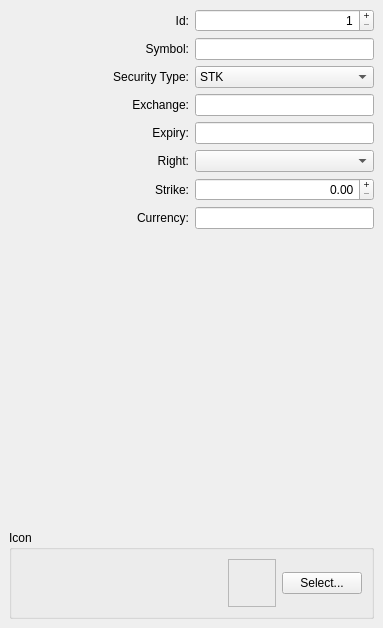
       <widget class="QWidget" name="symbolPage" >
        <property name="geometry" >
         <rect>
          <x>2</x>
          <y>2</y>
          <width>383</width>
          <height>628</height>
         </rect>
        </property>
        <layout class="QVBoxLayout" >
         <property name="spacing" >
          <number>6</number>
         </property>
         <property name="margin" >
          <number>9</number>
         </property>
         <item>
          <layout class="QHBoxLayout" >
           <property name="spacing" >
            <number>6</number>
           </property>
           <property name="margin" >
            <number>0</number>
           </property>
           <item>
            <layout class="QGridLayout" >
             <property name="margin" >
              <number>0</number>
             </property>
             <property name="spacing" >
              <number>6</number>
             </property>
             <item row="1" column="0" >
              <widget class="QLabel" name="label" >
               <property name="sizePolicy" >
                <sizepolicy vsizetype="Preferred" hsizetype="Expanding" >
                 <horstretch>0</horstretch>
                 <verstretch>0</verstretch>
                </sizepolicy>
               </property>
               <property name="text" >
                <string>Symbol:</string>
               </property>
               <property name="alignment" >
                <set>Qt::AlignRight|Qt::AlignTrailing|Qt::AlignVCenter</set>
               </property>
              </widget>
             </item>
             <item row="4" column="0" >
              <widget class="QLabel" name="label" >
               <property name="text" >
                <string>Expiry:</string>
               </property>
               <property name="alignment" >
                <set>Qt::AlignRight|Qt::AlignTrailing|Qt::AlignVCenter</set>
               </property>
              </widget>
             </item>
             <item row="0" column="1" >
              <widget class="QSpinBox" name="idSpin" >
               <property name="alignment" >
                <set>Qt::AlignRight</set>
               </property>
               <property name="buttonSymbols" >
                <enum>QAbstractSpinBox::PlusMinus</enum>
               </property>
               <property name="minimum" >
                <number>1</number>
               </property>
               <property name="maximum" >
                <number>99999</number>
               </property>
               <property name="value" >
                <number>1</number>
               </property>
              </widget>
             </item>
             <item row="0" column="0" >
              <widget class="QLabel" name="label" >
               <property name="sizePolicy" >
                <sizepolicy vsizetype="Preferred" hsizetype="Expanding" >
                 <horstretch>0</horstretch>
                 <verstretch>0</verstretch>
                </sizepolicy>
               </property>
               <property name="text" >
                <string>Id:</string>
               </property>
               <property name="alignment" >
                <set>Qt::AlignRight|Qt::AlignTrailing|Qt::AlignVCenter</set>
               </property>
              </widget>
             </item>
             <item row="2" column="0" >
              <widget class="QLabel" name="label" >
               <property name="sizePolicy" >
                <sizepolicy vsizetype="Preferred" hsizetype="Expanding" >
                 <horstretch>0</horstretch>
                 <verstretch>0</verstretch>
                </sizepolicy>
               </property>
               <property name="text" >
                <string>Security Type:</string>
               </property>
               <property name="alignment" >
                <set>Qt::AlignRight|Qt::AlignTrailing|Qt::AlignVCenter</set>
               </property>
              </widget>
             </item>
             <item row="2" column="1" >
              <widget class="QComboBox" name="secTypeCombo" >
               <item>
                <property name="text" >
                 <string>STK</string>
                </property>
               </item>
               <item>
                <property name="text" >
                 <string>OPT</string>
                </property>
               </item>
               <item>
                <property name="text" >
                 <string>FUT</string>
                </property>
               </item>
               <item>
                <property name="text" >
                 <string>IND</string>
                </property>
               </item>
               <item>
                <property name="text" >
                 <string>FOP</string>
                </property>
               </item>
               <item>
                <property name="text" >
                 <string>CASH</string>
                </property>
               </item>
              </widget>
             </item>
             <item row="3" column="0" >
              <widget class="QLabel" name="label" >
               <property name="sizePolicy" >
                <sizepolicy vsizetype="Preferred" hsizetype="Expanding" >
                 <horstretch>0</horstretch>
                 <verstretch>0</verstretch>
                </sizepolicy>
               </property>
               <property name="text" >
                <string>Exchange:</string>
               </property>
               <property name="alignment" >
                <set>Qt::AlignRight|Qt::AlignTrailing|Qt::AlignVCenter</set>
               </property>
              </widget>
             </item>
             <item row="5" column="0" >
              <widget class="QLabel" name="label" >
               <property name="text" >
                <string>Right:</string>
               </property>
               <property name="alignment" >
                <set>Qt::AlignRight|Qt::AlignTrailing|Qt::AlignVCenter</set>
               </property>
              </widget>
             </item>
             <item row="4" column="1" >
              <widget class="QLineEdit" name="expiryEdit" />
             </item>
             <item row="5" column="1" >
              <widget class="QComboBox" name="rightCombo" >
               <item>
                <property name="text" >
                 <string/>
                </property>
               </item>
               <item>
                <property name="text" >
                 <string>PUT</string>
                </property>
               </item>
               <item>
                <property name="text" >
                 <string>CALL</string>
                </property>
               </item>
              </widget>
             </item>
             <item row="6" column="1" >
              <widget class="QDoubleSpinBox" name="strikeSpin" >
               <property name="alignment" >
                <set>Qt::AlignRight</set>
               </property>
               <property name="buttonSymbols" >
                <enum>QAbstractSpinBox::PlusMinus</enum>
               </property>
               <property name="maximum" >
                <double>99999.990000000005239</double>
               </property>
               <property name="singleStep" >
                <double>0.010000000000000</double>
               </property>
              </widget>
             </item>
             <item row="6" column="0" >
              <widget class="QLabel" name="label" >
               <property name="text" >
                <string>Strike:</string>
               </property>
               <property name="alignment" >
                <set>Qt::AlignRight|Qt::AlignTrailing|Qt::AlignVCenter</set>
               </property>
              </widget>
             </item>
             <item row="1" column="1" >
              <widget class="QLineEdit" name="symbolEdit" >
               <property name="sizePolicy" >
                <sizepolicy vsizetype="Fixed" hsizetype="Minimum" >
                 <horstretch>0</horstretch>
                 <verstretch>0</verstretch>
                </sizepolicy>
               </property>
              </widget>
             </item>
             <item row="3" column="1" >
              <widget class="QLineEdit" name="exchangeEdit" >
               <property name="sizePolicy" >
                <sizepolicy vsizetype="Fixed" hsizetype="Minimum" >
                 <horstretch>0</horstretch>
                 <verstretch>0</verstretch>
                </sizepolicy>
               </property>
              </widget>
             </item>
             <item row="7" column="0" >
              <widget class="QLabel" name="label" >
               <property name="text" >
                <string>Currency:</string>
               </property>
               <property name="alignment" >
                <set>Qt::AlignRight|Qt::AlignTrailing|Qt::AlignVCenter</set>
               </property>
              </widget>
             </item>
             <item row="7" column="1" >
              <widget class="QLineEdit" name="currencyEdit" />
             </item>
            </layout>
           </item>
          </layout>
         </item>
         <item>
          <spacer>
           <property name="orientation" >
            <enum>Qt::Vertical</enum>
           </property>
           <property name="sizeHint" stdset="0" >
            <size>
             <width>20</width>
             <height>40</height>
            </size>
           </property>
          </spacer>
         </item>
         <item>
          <widget class="QGroupBox" name="iconGroup" >
           <property name="title" >
            <string>Icon</string>
           </property>
           <property name="flat" >
            <bool>true</bool>
           </property>
           <layout class="QHBoxLayout" >
            <property name="spacing" >
             <number>6</number>
            </property>
            <property name="margin" >
             <number>9</number>
            </property>
            <item>
             <spacer>
              <property name="orientation" >
               <enum>Qt::Horizontal</enum>
              </property>
              <property name="sizeHint" stdset="0" >
               <size>
                <width>30</width>
                <height>20</height>
               </size>
              </property>
             </spacer>
            </item>
            <item>
             <widget class="QLabel" name="iconPreview" >
              <property name="sizePolicy" >
               <sizepolicy vsizetype="Fixed" hsizetype="Fixed" >
                <horstretch>0</horstretch>
                <verstretch>0</verstretch>
               </sizepolicy>
              </property>
              <property name="minimumSize" >
               <size>
                <width>48</width>
                <height>48</height>
               </size>
              </property>
              <property name="maximumSize" >
               <size>
                <width>48</width>
                <height>48</height>
               </size>
              </property>
              <property name="frameShape" >
               <enum>QFrame::StyledPanel</enum>
              </property>
              <property name="frameShadow" >
               <enum>QFrame::Sunken</enum>
              </property>
              <property name="text" >
               <string/>
              </property>
              <property name="alignment" >
               <set>Qt::AlignCenter</set>
              </property>
             </widget>
            </item>
            <item>
             <widget class="QPushButton" name="iconSelect" >
              <property name="text" >
               <string>Select...</string>
              </property>
             </widget>
            </item>
           </layout>
          </widget>
         </item>
        </layout>
       </widget>
